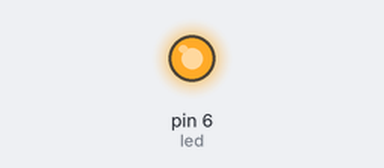
A sketch run on a simulated Arduino Uno, built with avr-gcc and run on an emulated ATmega328P. On the bench: output pins drawn as LEDs (lit = HIGH). What the sketch prints to the serial monitor is not drawn.

Above: at 0.1 s.
Timing chart, 0 to 1.6 s (numbered marks = the images above):
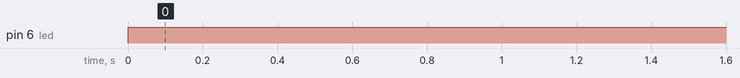

The sketch:

sketch_jan24b.ino
```cpp
const int led = 6;
void setup() {
  Serial.begin(9600);
  pinMode(led, OUTPUT);
}

void loop() {
  digitalWrite(led, HIGH);
  Serial.print(led);
  Serial.println("zzz");
}
```

Measured:
- by itself, pin 6 (led): LOW → HIGH at 0.00 s
